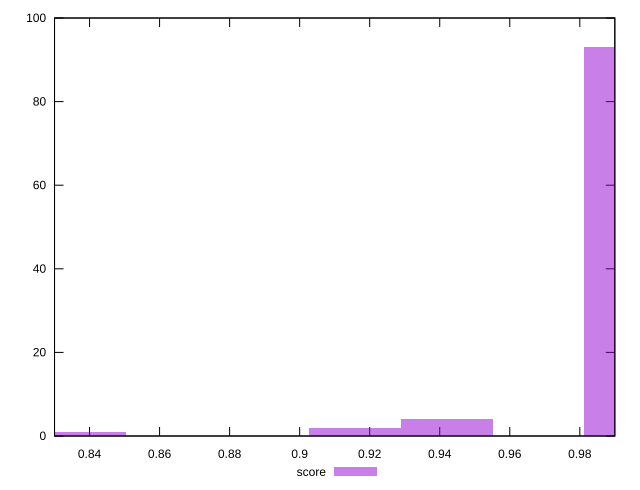

Source code (gnuplot):
reset

$score <<EOF
0.915871396366654 2
0.9420391505485585 4
0.9943746589123673 93
0.8373681338209409 1
EOF

set key outside below
set boxwidth 0.026167754181904403
set xrange [0.83:0.99]
set yrange [0:100]
set trange [0:100]
set style fill transparent solid 0.5 noborder
set terminal svg size 640, 490 enhanced background rgb 'white'
set output "report_00017_2021-02-10T15-08-03.406Z/first-cpu-idle/samples/pages+cached/score/histogram.svg"

plot $score title "score" with boxes

reset
